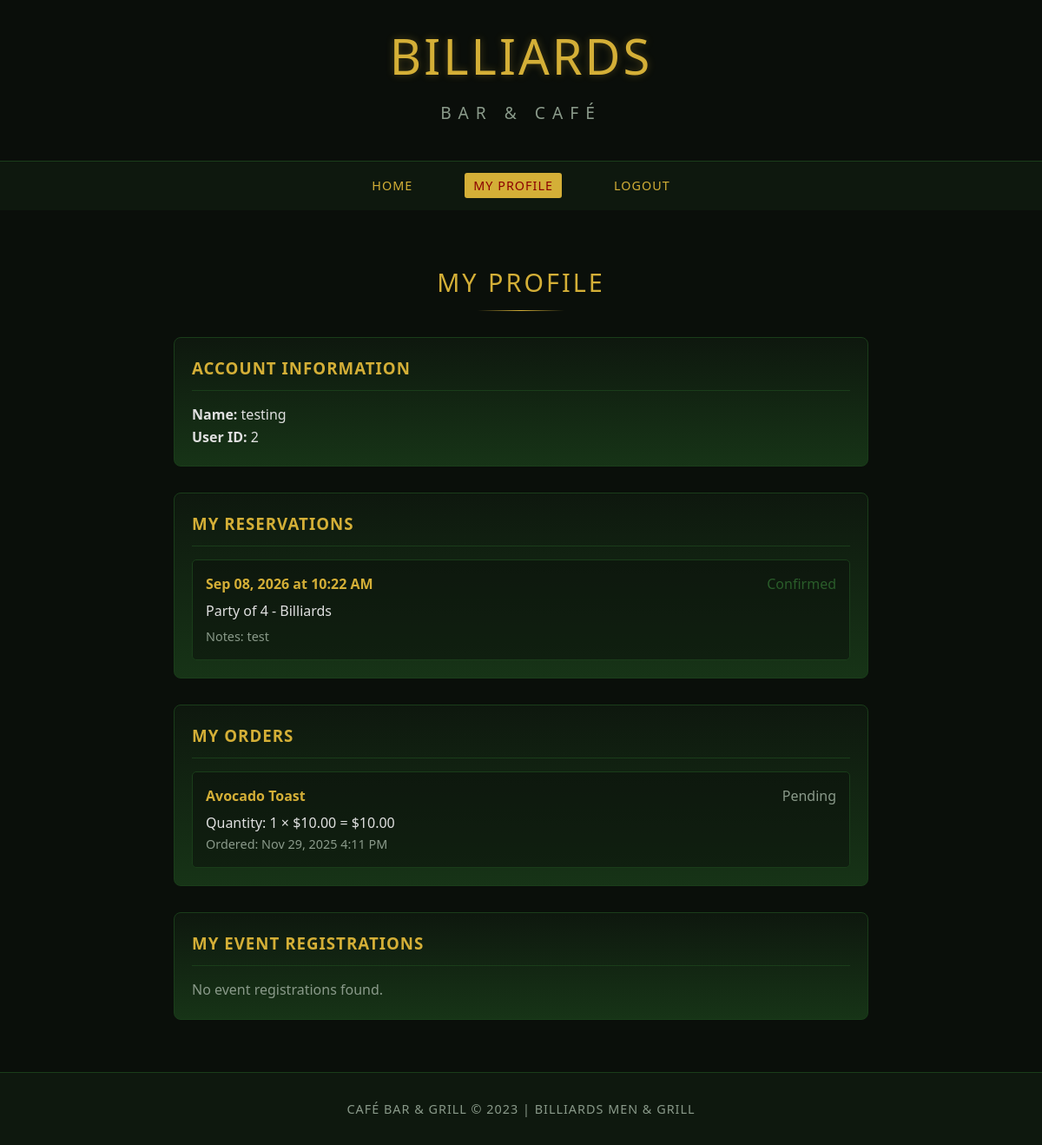
The app's page /user/profile.php (signed in) with its own data.
### tables this page shows
CREATE TABLE `reservations` (
  `id` int(11) NOT NULL,
  `user_id` int(11) DEFAULT NULL,
  `name` varchar(255) NOT NULL,
  `email` varchar(255) NOT NULL,
  `date` date NOT NULL,
  `time` time NOT NULL,
  `party_size` int(11) NOT NULL,
  `type` enum('dining','billiards','both') NOT NULL,
  `notes` text DEFAULT NULL,
  `status` enum('pending','confirmed','cancelled') DEFAULT 'pending',
  `created_at` timestamp NOT NULL DEFAULT current_timestamp()
);

CREATE TABLE `orders` (
  `id` int(11) NOT NULL,
  `user_id` int(11) DEFAULT NULL,
  `menu_item_id` int(11) DEFAULT NULL,
  `quantity` int(11) NOT NULL,
  `total_price` decimal(10,2) NOT NULL,
  `status` enum('pending','completed','cancelled') DEFAULT 'pending',
  `created_at` timestamp NOT NULL DEFAULT current_timestamp()
);

CREATE TABLE `menu_items` (
  `id` int(11) NOT NULL,
  `category` enum('cafe','bar') NOT NULL,
  `subcategory` varchar(100) NOT NULL,
  `name` varchar(255) NOT NULL,
  `description` text DEFAULT NULL,
  `price` decimal(10,2) NOT NULL,
  `active` tinyint(1) DEFAULT 1
);

### includes/reservations.php (called while the page is built, shortened)
<?php
require_once 'db.php';
function getUserReservations($userId) {
    global $pdo;
    $stmt = $pdo->prepare("SELECT * FROM reservations WHERE user_id = ? ORDER BY date DESC, time DESC");
    $stmt->execute([$userId]);
    return $stmt->fetchAll(PDO::FETCH_ASSOC);
}
?>

### includes/orders.php (called while the page is built, shortened)
<?php
require_once 'db.php';
function getUserOrders($userId) {
    global $pdo;
    $stmt = $pdo->prepare("
        SELECT o.*, m.name, m.price
        FROM orders o
        JOIN menu_items m ON o.menu_item_id = m.id
        WHERE o.user_id = ?
        ORDER BY o.created_at DESC
    ");
    $stmt->execute([$userId]);
    return $stmt->fetchAll(PDO::FETCH_ASSOC);
}
?>

### user/profile.php (the view, shortened to what this page needs)
<?php
require_once '../includes/db.php';
require_once '../includes/reservations.php';
require_once '../includes/orders.php';
$reservations = getUserReservations($_SESSION['user_id']);
$orders = getUserOrders($_SESSION['user_id']);
$eventRegistrations = getUserEventRegistrations($_SESSION['user_id']);
?>
<!DOCTYPE html>
<html lang="en">
<head>
    <link rel="stylesheet" href="../assets/css/style.css">
</head>
<body>
    <header>
        <div class="container">
            <div class="logo">
                <h1>BILLIARDS</h1>
                <h2>BAR & CAFÉ</h2>
            </div>
        </div>
    </header>
    <nav>
        <div class="container">
            <div class="nav-container">
                <ul class="nav-menu">
                    <li><a href="../index.html">HOME</a></li>
                    <li><a href="profile.php" class="active">MY PROFILE</a></li>
                    <li><a href="logout.php">LOGOUT</a></li>
                </ul>
            </div>
        </div>
    </nav>
    <main style="padding: 60px 0;">
        <div class="container">
            <h2 class="section-title">MY PROFILE</h2>
            <div style="max-width: 800px; margin: 0 auto;">
                <div class="admin-card">
                    <h3>Account Information</h3>
                    <p><strong>Name:</strong> <?php echo htmlspecialchars($_SESSION['name']); ?></p>
                    <p><strong>User ID:</strong> <?php echo $_SESSION['user_id']; ?></p>
                </div>
                <div class="admin-card" style="margin-top: 30px;">
                    <h3>My Reservations</h3>
                    <?php if(empty($reservations)): ?>
                        <p style="color: #8a9a8a;">No reservations found.</p>
                    <?php else: ?>
                        <div style="display: grid; grid-template-columns: 1fr; gap: 10px;">
                            <?php foreach($reservations as $res): ?>
                            <div style="padding: 15px; background: rgba(10,15,10,0.5); border-radius: 5px; border: 1px solid #1a3d1a;">
                                <div style="display: flex; justify-content: space-between; margin-bottom: 5px;">
                                    <strong style="color: #d4af37;"><?php echo date('M d, Y', strtotime($res['date'])); ?> at <?php echo date('g:i A', strtotime($res['time'])); ?></strong>
                                    <span style="color: <?php echo $res['status'] === 'confirmed' ? '#2a5d2a' : ($res['status'] === 'cancelled' ? '#8b0000' : '#8a9a8a'); ?>;">
                                        <?php echo ucfirst($res['status']); ?>
                                    </span>
                                </div>
                                <p>Party of <?php echo $res['party_size']; ?> - <?php echo ucfirst($res['type']); ?></p>
                                <?php if($res['notes']): ?>
                                    <p style="color: #8a9a8a; font-size: 0.9rem; margin-top: 5px;">Notes: <?php echo htmlspecialchars($res['notes']); ?></p>
                                <?php endif; ?>
                            </div>
                            <?php endforeach; ?>
                        </div>
                    <?php endif; ?>
                </div>
                <div class="admin-card" style="margin-top: 30px;">
                    <h3>My Orders</h3>
                    <?php if(empty($orders)): ?>
                        <p style="color: #8a9a8a;">No orders found.</p>
                    <?php else: ?>
                        <div style="display: grid; grid-template-columns: 1fr; gap: 10px;">
                            <?php foreach($orders as $order): ?>
                            <div style="padding: 15px; background: rgba(10,15,10,0.5); border-radius: 5px; border: 1px solid #1a3d1a;">
                                <div style="display: flex; justify-content: space-between; margin-bottom: 5px;">
                                    <strong style="color: #d4af37;"><?php echo htmlspecialchars($order['name']); ?></strong>
                                    <span style="color: <?php echo $order['status'] === 'completed' ? '#2a5d2a' : ($order['status'] === 'cancelled' ? '#8b0000' : '#8a9a8a'); ?>;">
                                        <?php echo ucfirst($order['status']); ?>
                                    </span>
                                </div>
                                <p>Quantity: <?php echo $order['quantity']; ?> × $<?php echo number_format($order['price'], 2); ?> = $<?php echo number_format($order['total_price'], 2); ?></p>
                                <p style="color: #8a9a8a; font-size: 0.9rem;">Ordered: <?php echo date('M d, Y g:i A', strtotime($order['created_at'])); ?></p>
                            </div>
                            <?php endforeach; ?>
                        </div>
                    <?php endif; ?>
                </div>
                <div class="admin-card" style="margin-top: 30px;">
                    <h3>My Event Registrations</h3>
                    <?php if(empty($eventRegistrations)): ?>
                        <p style="color: #8a9a8a;">No event registrations found.</p>
                    <?php endif; ?>
                </div>
            </div>
        </div>
    </main>
    <footer>
        <div class="container">
            <p class="footer-text">CAFÉ BAR & GRILL © 2023 | BILLIARDS MEN & GRILL</p>
        </div>
    </footer>
</body>
</html>

### assets/css/style.css (style rules this page uses)
* { margin: 0; padding: 0; box-sizing: border-box; font-family: 'Segoe UI', Tahoma, Geneva, Verdana, sans-serif; }
body { background-color: #0a0f0a; color: #e0e0e0; line-height: 1.6; overflow-x: hidden; }
.container { max-width: 1200px; margin: 0 auto; padding: 0 20px; }
header { background-color: rgba(10, 15, 10, 0.9); padding: 20px 0; border-bottom: 1px solid #1a3d1a; position: relative; z-index: 10; }
.logo { text-align: center; margin-bottom: 20px; }
.logo h1 { font-size: 3.5rem; letter-spacing: 3px; text-transform: uppercase; font-weight: 300; margin-bottom: 5px; color: #d4af37; text-shadow: 0 0 10px rgba(212, 175, 55, 0.3); }
.logo h2 { font-size: 1.2rem; letter-spacing: 8px; text-transform: uppercase; font-weight: 300; color: #8a9a8a; }
nav { background-color: rgba(15, 26, 15, 0.9); padding: 15px 0; position: relative; z-index: 10; }
.nav-container { display: flex; justify-content: center; }
.nav-menu { display: flex; list-style: none; }
.nav-menu li { margin: 0 25px; }
.nav-menu a { color: #d4af37; text-decoration: none; text-transform: uppercase; font-size: 0.9rem; letter-spacing: 1px; transition: color 0.3s; padding: 5px 10px; border-radius: 3px; }
.nav-menu a:hover, .nav-menu a.active { color: #8b0000; background-color: #d4af37; }
.section-title { text-align: center; font-size: 1.8rem; text-transform: uppercase; letter-spacing: 3px; font-weight: 300; margin-bottom: 40px; position: relative; color: #d4af37; }
.section-title:after { content: ""; display: block; width: 100px; height: 1px; background: linear-gradient(to right, transparent, #d4af37, transparent); position: absolute; bottom: -10px; left: 50%; transform: translateX(-50%); }
footer { background-color: rgba(15, 26, 15, 0.9); padding: 30px 0; text-align: center; border-top: 1px solid #1a3d1a; position: relative; z-index: 10; }
.footer-text { color: #8a9a8a; font-size: 0.9rem; letter-spacing: 1px; }
.admin-card { background: linear-gradient(to bottom, rgba(15, 26, 15, 0.8), rgba(26, 61, 26, 0.8)); padding: 20px; border-radius: 8px; border: 1px solid #1a3d1a; }
.admin-card h3 { color: #d4af37; margin-bottom: 15px; text-transform: uppercase; letter-spacing: 1px; border-bottom: 1px solid #1a3d1a; padding-bottom: 10px; }

### records on screen
reservations: date "Sep 08, 2026", time "10:22 AM", status "Confirmed", party_size "4", type "Billiards", notes "test"
orders: menu_item.name "Avocado Toast", status "Pending", quantity "1", menu_item.price "10.00", total_price "10.00", created_at "Nov 29, 2025 4:11 PM"

### other values on screen
$_SESSION['name'] "testing"
$_SESSION['user_id'] "2"
